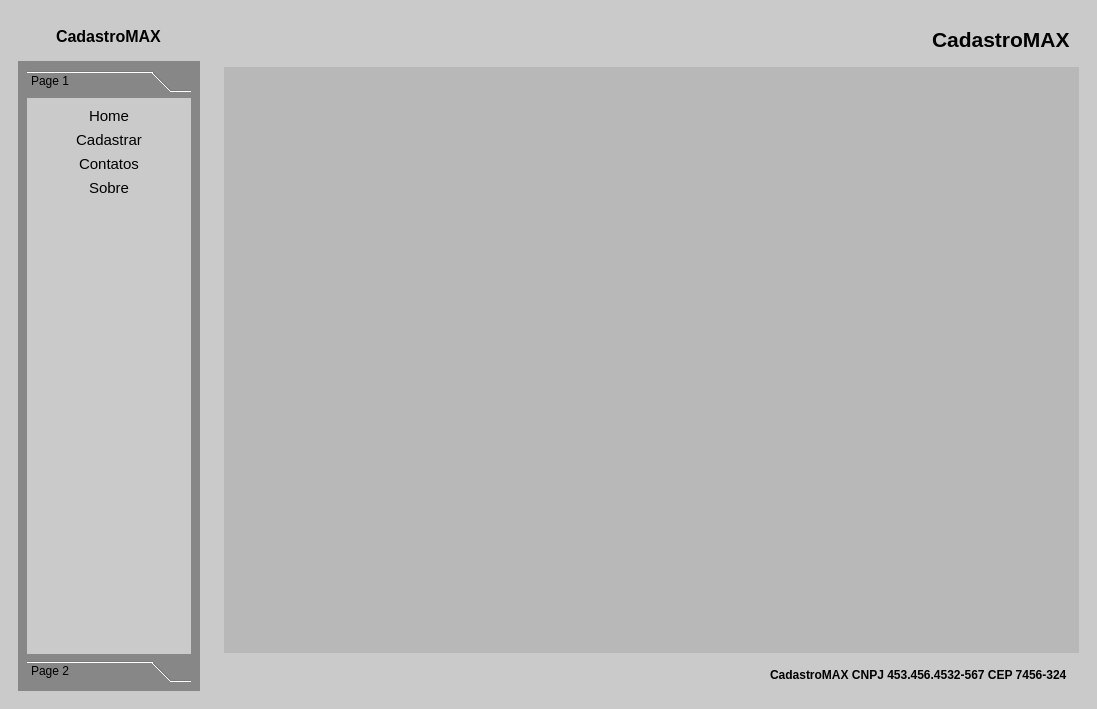
<?xml version="1.0" encoding="UTF-8"?>
<ui version="4.0">
 <class>MainWindow</class>
 <widget class="QMainWindow" name="MainWindow">
  <property name="geometry">
   <rect>
    <x>0</x>
    <y>0</y>
    <width>1097</width>
    <height>709</height>
   </rect>
  </property>
  <property name="windowTitle">
   <string>MainWindow</string>
  </property>
  <property name="styleSheet">
   <string notr="true">
background-color: rgb(202, 202, 202);</string>
  </property>
  <widget class="QWidget" name="Main">
   <property name="styleSheet">
    <string notr="true">*{

	border:none;
}</string>
   </property>
   <layout class="QHBoxLayout" name="horizontalLayout">
    <item>
     <widget class="QFrame" name="LCont">
      <property name="maximumSize">
       <size>
        <width>200</width>
        <height>16777215</height>
       </size>
      </property>
      <property name="frameShape">
       <enum>QFrame::StyledPanel</enum>
      </property>
      <property name="frameShadow">
       <enum>QFrame::Raised</enum>
      </property>
      <layout class="QVBoxLayout" name="verticalLayout_2">
       <item>
        <widget class="QFrame" name="frame">
         <property name="font">
          <font>
           <pointsize>12</pointsize>
          </font>
         </property>
         <property name="frameShape">
          <enum>QFrame::StyledPanel</enum>
         </property>
         <property name="frameShadow">
          <enum>QFrame::Raised</enum>
         </property>
         <layout class="QVBoxLayout" name="verticalLayout_3">
          <item alignment="Qt::AlignHCenter">
           <widget class="QLabel" name="label_3">
            <property name="font">
             <font>
              <pointsize>12</pointsize>
             </font>
            </property>
            <property name="text">
             <string>&lt;html&gt;&lt;head/&gt;&lt;body&gt;&lt;p&gt;&lt;span style=&quot; font-weight:600;&quot;&gt;CadastroMAX&lt;/span&gt;&lt;/p&gt;&lt;/body&gt;&lt;/html&gt;</string>
            </property>
           </widget>
          </item>
         </layout>
        </widget>
       </item>
       <item>
        <widget class="QFrame" name="frame_2">
         <property name="styleSheet">
          <string notr="true">QFrame{
background-color: rgb(135, 135, 135);
}


QToolBox::tab{

	border-raius:5px;

	text-align::left;
}

QToolBox{
	
	text-align:left;
	
	background-color: rgb(135, 135, 135);
}</string>
         </property>
         <property name="frameShape">
          <enum>QFrame::StyledPanel</enum>
         </property>
         <property name="frameShadow">
          <enum>QFrame::Raised</enum>
         </property>
         <layout class="QHBoxLayout" name="horizontalLayout_4">
          <item>
           <widget class="QToolBox" name="toolBox">
            <property name="styleSheet">
             <string notr="true">QPushButton::hover{
	
	background-color: rgb(156, 156, 156);
	border-radius:15px;

}

QPushButton{
border-radius:15px;
}</string>
            </property>
            <property name="currentIndex">
             <number>0</number>
            </property>
            <widget class="QWidget" name="page">
             <property name="geometry">
              <rect>
               <x>0</x>
               <y>0</y>
               <width>156</width>
               <height>528</height>
              </rect>
             </property>
             <attribute name="label">
              <string>Page 1</string>
             </attribute>
             <layout class="QVBoxLayout" name="verticalLayout_4">
              <item>
               <widget class="QPushButton" name="btn_home">
                <property name="minimumSize">
                 <size>
                  <width>120</width>
                  <height>12</height>
                 </size>
                </property>
                <property name="sizeIncrement">
                 <size>
                  <width>0</width>
                  <height>30</height>
                 </size>
                </property>
                <property name="font">
                 <font>
                  <pointsize>11</pointsize>
                 </font>
                </property>
                <property name="cursor">
                 <cursorShape>PointingHandCursor</cursorShape>
                </property>
                <property name="text">
                 <string>Home</string>
                </property>
               </widget>
              </item>
              <item>
               <widget class="QPushButton" name="btn_Cadastro">
                <property name="minimumSize">
                 <size>
                  <width>120</width>
                  <height>12</height>
                 </size>
                </property>
                <property name="sizeIncrement">
                 <size>
                  <width>0</width>
                  <height>30</height>
                 </size>
                </property>
                <property name="font">
                 <font>
                  <pointsize>11</pointsize>
                 </font>
                </property>
                <property name="cursor">
                 <cursorShape>PointingHandCursor</cursorShape>
                </property>
                <property name="text">
                 <string>Cadastrar</string>
                </property>
               </widget>
              </item>
              <item>
               <widget class="QPushButton" name="btn_contatos">
                <property name="minimumSize">
                 <size>
                  <width>120</width>
                  <height>12</height>
                 </size>
                </property>
                <property name="sizeIncrement">
                 <size>
                  <width>0</width>
                  <height>30</height>
                 </size>
                </property>
                <property name="font">
                 <font>
                  <pointsize>11</pointsize>
                 </font>
                </property>
                <property name="cursor">
                 <cursorShape>PointingHandCursor</cursorShape>
                </property>
                <property name="text">
                 <string>Contatos</string>
                </property>
               </widget>
              </item>
              <item>
               <widget class="QPushButton" name="btn_sobre">
                <property name="minimumSize">
                 <size>
                  <width>120</width>
                  <height>12</height>
                 </size>
                </property>
                <property name="sizeIncrement">
                 <size>
                  <width>0</width>
                  <height>30</height>
                 </size>
                </property>
                <property name="font">
                 <font>
                  <pointsize>11</pointsize>
                 </font>
                </property>
                <property name="cursor">
                 <cursorShape>PointingHandCursor</cursorShape>
                </property>
                <property name="text">
                 <string>Sobre</string>
                </property>
               </widget>
              </item>
              <item>
               <spacer name="verticalSpacer">
                <property name="orientation">
                 <enum>Qt::Vertical</enum>
                </property>
                <property name="sizeHint" stdset="0">
                 <size>
                  <width>20</width>
                  <height>40</height>
                 </size>
                </property>
               </spacer>
              </item>
             </layout>
            </widget>
            <widget class="QWidget" name="page_2">
             <property name="geometry">
              <rect>
               <x>0</x>
               <y>0</y>
               <width>156</width>
               <height>528</height>
              </rect>
             </property>
             <attribute name="label">
              <string>Page 2</string>
             </attribute>
             <layout class="QHBoxLayout" name="horizontalLayout_5">
              <item>
               <widget class="QFrame" name="frame_4">
                <property name="styleSheet">
                 <string notr="true">background-color: rgb(255, 255, 255);</string>
                </property>
                <property name="frameShape">
                 <enum>QFrame::StyledPanel</enum>
                </property>
                <property name="frameShadow">
                 <enum>QFrame::Raised</enum>
                </property>
                <widget class="QLabel" name="label_4">
                 <property name="geometry">
                  <rect>
                   <x>0</x>
                   <y>10</y>
                   <width>131</width>
                   <height>351</height>
                  </rect>
                 </property>
                 <property name="styleSheet">
                  <string notr="true"/>
                 </property>
                 <property name="text">
                  <string>&lt;html&gt;&lt;head/&gt;&lt;body&gt;&lt;p align=&quot;center&quot;&gt;&lt;span style=&quot; font-weight:600;&quot;&gt;Usuario: Chepyz&lt;/span&gt;&lt;/p&gt;&lt;p align=&quot;center&quot;&gt;&lt;span style=&quot; font-weight:600;&quot;&gt;&lt;br/&gt;&lt;/span&gt;&lt;/p&gt;&lt;p align=&quot;center&quot;&gt;&lt;span style=&quot; font-weight:600;&quot;&gt;Sistema: Cadastro&lt;/span&gt;&lt;/p&gt;&lt;p align=&quot;center&quot;&gt;&lt;span style=&quot; font-weight:600;&quot;&gt;&lt;br/&gt;&lt;/span&gt;&lt;/p&gt;&lt;p align=&quot;center&quot;&gt;&lt;span style=&quot; font-weight:600;&quot;&gt;Status: Ativo&lt;/span&gt;&lt;/p&gt;&lt;p align=&quot;center&quot;&gt;&lt;span style=&quot; font-weight:600;&quot;&gt;&lt;br/&gt;&lt;/span&gt;&lt;/p&gt;&lt;p align=&quot;center&quot;&gt;&lt;span style=&quot; font-weight:600;&quot;&gt;Val: 13/03/2999&lt;/span&gt;&lt;/p&gt;&lt;p align=&quot;center&quot;&gt;&lt;span style=&quot; font-weight:600;&quot;&gt;&lt;br/&gt;&lt;/span&gt;&lt;/p&gt;&lt;p align=&quot;center&quot;&gt;&lt;span style=&quot; font-weight:600;&quot;&gt;&lt;br/&gt;&lt;/span&gt;&lt;/p&gt;&lt;p&gt;&lt;span style=&quot; font-weight:600;&quot;&gt;&lt;br/&gt;&lt;/span&gt;&lt;/p&gt;&lt;p align=&quot;center&quot;&gt;&lt;span style=&quot; font-weight:600;&quot;&gt;&lt;br/&gt;&lt;/span&gt;&lt;/p&gt;&lt;/body&gt;&lt;/html&gt;</string>
                 </property>
                </widget>
               </widget>
              </item>
             </layout>
            </widget>
           </widget>
          </item>
         </layout>
        </widget>
       </item>
      </layout>
     </widget>
    </item>
    <item>
     <widget class="QFrame" name="RCont">
      <property name="frameShape">
       <enum>QFrame::StyledPanel</enum>
      </property>
      <property name="frameShadow">
       <enum>QFrame::Raised</enum>
      </property>
      <layout class="QVBoxLayout" name="verticalLayout">
       <item>
        <widget class="QFrame" name="Cabec">
         <property name="minimumSize">
          <size>
           <width>0</width>
           <height>0</height>
          </size>
         </property>
         <property name="font">
          <font>
           <pointsize>32</pointsize>
          </font>
         </property>
         <property name="frameShape">
          <enum>QFrame::StyledPanel</enum>
         </property>
         <property name="frameShadow">
          <enum>QFrame::Raised</enum>
         </property>
         <layout class="QHBoxLayout" name="horizontalLayout_2">
          <item alignment="Qt::AlignLeft">
           <widget class="QPushButton" name="pushButton">
            <property name="styleSheet">
             <string notr="true">QPushButton:hover{
background-color: rgb(185, 185, 185);
}</string>
            </property>
            <property name="text">
             <string/>
            </property>
            <property name="icon">
             <iconset>
              <normaloff>:/icons/icons/barra-de-menu.png</normaloff>:/icons/icons/barra-de-menu.png</iconset>
            </property>
            <property name="iconSize">
             <size>
              <width>32</width>
              <height>32</height>
             </size>
            </property>
           </widget>
          </item>
          <item alignment="Qt::AlignRight">
           <widget class="QLabel" name="label">
            <property name="font">
             <font>
              <pointsize>16</pointsize>
             </font>
            </property>
            <property name="text">
             <string>&lt;html&gt;&lt;head/&gt;&lt;body&gt;&lt;p&gt;&lt;span style=&quot; font-weight:600;&quot;&gt;CadastroMAX&lt;/span&gt;&lt;/p&gt;&lt;/body&gt;&lt;/html&gt;</string>
            </property>
           </widget>
          </item>
         </layout>
        </widget>
       </item>
       <item>
        <widget class="QFrame" name="Main_2">
         <property name="sizePolicy">
          <sizepolicy hsizetype="Preferred" vsizetype="Expanding">
           <horstretch>0</horstretch>
           <verstretch>0</verstretch>
          </sizepolicy>
         </property>
         <property name="styleSheet">
          <string notr="true">background-color: rgb(184, 184, 184);</string>
         </property>
         <property name="frameShape">
          <enum>QFrame::StyledPanel</enum>
         </property>
         <property name="frameShadow">
          <enum>QFrame::Raised</enum>
         </property>
         <layout class="QVBoxLayout" name="verticalLayout_5">
          <item>
           <widget class="QStackedWidget" name="Pages">
            <property name="currentIndex">
             <number>0</number>
            </property>
            <widget class="QWidget" name="Home">
             <layout class="QVBoxLayout" name="verticalLayout_7">
              <item>
               <widget class="QLabel" name="Icon">
                <property name="text">
                 <string>&lt;html&gt;&lt;head/&gt;&lt;body&gt;&lt;p align=&quot;center&quot;&gt;&lt;img src=&quot;:/icon/icons/Consulta MAX (512 × 512 px) (1).png&quot;/&gt;&lt;/p&gt;&lt;/body&gt;&lt;/html&gt;</string>
                </property>
               </widget>
              </item>
             </layout>
            </widget>
            <widget class="QWidget" name="Cadastro">
             <property name="styleSheet">
              <string notr="true">QLineEdit{
	background-color: rgb(255, 255, 255);
}

QFrame{
	
	background-color: rgb(218, 218, 218);
}</string>
             </property>
             <layout class="QVBoxLayout" name="verticalLayout_8">
              <item>
               <widget class="QTabWidget" name="tabWidget">
                <property name="minimumSize">
                 <size>
                  <width>0</width>
                  <height>0</height>
                 </size>
                </property>
                <property name="cursor">
                 <cursorShape>PointingHandCursor</cursorShape>
                </property>
                <property name="currentIndex">
                 <number>0</number>
                </property>
                <widget class="QWidget" name="tab">
                 <attribute name="title">
                  <string>Casastro</string>
                 </attribute>
                 <layout class="QVBoxLayout" name="verticalLayout_11">
                  <item>
                   <widget class="QFrame" name="frame_6">
                    <property name="frameShape">
                     <enum>QFrame::StyledPanel</enum>
                    </property>
                    <property name="frameShadow">
                     <enum>QFrame::Raised</enum>
                    </property>
                    <layout class="QGridLayout" name="gridLayout">
                     <item row="0" column="0" colspan="4">
                      <widget class="QLabel" name="title">
                       <property name="text">
                        <string>&lt;html&gt;&lt;head/&gt;&lt;body&gt;&lt;p align=&quot;center&quot;&gt;&lt;span style=&quot; font-size:18pt; font-weight:600;&quot;&gt;Empresa&lt;/span&gt;&lt;/p&gt;&lt;/body&gt;&lt;/html&gt;</string>
                       </property>
                      </widget>
                     </item>
                     <item row="1" column="0">
                      <widget class="QLineEdit" name="linNome">
                       <property name="placeholderText">
                        <string>CNPJ</string>
                       </property>
                      </widget>
                     </item>
                     <item row="1" column="1" colspan="3">
                      <widget class="QLineEdit" name="linNome_2">
                       <property name="placeholderText">
                        <string>NOME</string>
                       </property>
                      </widget>
                     </item>
                     <item row="2" column="0" colspan="4">
                      <widget class="QLineEdit" name="linLogra">
                       <property name="placeholderText">
                        <string>LOGRADOURO</string>
                       </property>
                      </widget>
                     </item>
                     <item row="3" column="0" colspan="2">
                      <widget class="QLineEdit" name="linNum">
                       <property name="placeholderText">
                        <string>NUMERO</string>
                       </property>
                      </widget>
                     </item>
                     <item row="3" column="2">
                      <widget class="QLineEdit" name="linCompl">
                       <property name="placeholderText">
                        <string>COMPLEMENTO</string>
                       </property>
                      </widget>
                     </item>
                     <item row="3" column="3">
                      <widget class="QLineEdit" name="linBairro">
                       <property name="placeholderText">
                        <string>BAIRRO</string>
                       </property>
                      </widget>
                     </item>
                     <item row="4" column="0" colspan="2">
                      <widget class="QLineEdit" name="linMunic">
                       <property name="placeholderText">
                        <string>MUNICIPIO</string>
                       </property>
                      </widget>
                     </item>
                     <item row="4" column="2">
                      <widget class="QLineEdit" name="linUF">
                       <property name="placeholderText">
                        <string>UF</string>
                       </property>
                      </widget>
                     </item>
                     <item row="4" column="3">
                      <widget class="QLineEdit" name="linCep">
                       <property name="placeholderText">
                        <string>CEP</string>
                       </property>
                      </widget>
                     </item>
                     <item row="5" column="0">
                      <widget class="QLineEdit" name="linTel">
                       <property name="placeholderText">
                        <string>TELEFONE</string>
                       </property>
                      </widget>
                     </item>
                     <item row="5" column="1" colspan="3">
                      <widget class="QLineEdit" name="linEmail">
                       <property name="placeholderText">
                        <string>EMAIL</string>
                       </property>
                      </widget>
                     </item>
                    </layout>
                   </widget>
                  </item>
                  <item alignment="Qt::AlignHCenter">
                   <widget class="QPushButton" name="Cadast">
                    <property name="minimumSize">
                     <size>
                      <width>120</width>
                      <height>31</height>
                     </size>
                    </property>
                    <property name="font">
                     <font>
                      <pointsize>11</pointsize>
                     </font>
                    </property>
                    <property name="styleSheet">
                     <string notr="true">QPushButton:hover{
background-color: rgb(156, 156, 156);
	color: rgb(255, 255, 255);
border-radius:15px;
}
QPushButton{
border-radius:15px;
background-color: rgb(255, 255, 255);
}</string>
                    </property>
                    <property name="text">
                     <string>Cadastrar</string>
                    </property>
                   </widget>
                  </item>
                 </layout>
                </widget>
                <widget class="QWidget" name="tab_2">
                 <attribute name="title">
                  <string>Empresas</string>
                 </attribute>
                 <layout class="QVBoxLayout" name="verticalLayout_10">
                  <item>
                   <widget class="QLabel" name="Titl">
                    <property name="text">
                     <string>&lt;html&gt;&lt;head/&gt;&lt;body&gt;&lt;p align=&quot;center&quot;&gt;&lt;span style=&quot; font-size:18pt; font-weight:600;&quot;&gt;Empresas&lt;/span&gt;&lt;/p&gt;&lt;/body&gt;&lt;/html&gt;</string>
                    </property>
                   </widget>
                  </item>
                  <item>
                   <layout class="QHBoxLayout" name="horizontalLayout_6">
                    <item>
                     <widget class="QTableWidget" name="painel">
                      <property name="styleSheet">
                       <string notr="true">QHeaderView::section {
background-color: rgb(112, 112, 112);
color:rgb(255, 255, 255)
}

QTableWidget{
background-color: rgb(236, 236, 236);
}</string>
                      </property>
                      <column>
                       <property name="text">
                        <string>CNPJ</string>
                       </property>
                      </column>
                      <column>
                       <property name="text">
                        <string>NOME</string>
                       </property>
                      </column>
                      <column>
                       <property name="text">
                        <string>MUNICIPIO</string>
                       </property>
                      </column>
                      <column>
                       <property name="text">
                        <string>lOGRADOURO</string>
                       </property>
                      </column>
                      <column>
                       <property name="text">
                        <string>COMPLEMENTO</string>
                       </property>
                      </column>
                      <column>
                       <property name="text">
                        <string>BAIRRO</string>
                       </property>
                      </column>
                      <column>
                       <property name="text">
                        <string>EMAIL</string>
                       </property>
                      </column>
                      <column>
                       <property name="text">
                        <string>NUMERO</string>
                       </property>
                      </column>
                      <column>
                       <property name="text">
                        <string>TELEFONE</string>
                       </property>
                      </column>
                     </widget>
                    </item>
                    <item>
                     <widget class="QFrame" name="frame_5">
                      <property name="styleSheet">
                       <string notr="true">QFrame{
background-color: rgb(255, 255, 255);
}

QPushButton{
border-radius:15px;
	background-color: rgb(218, 218, 218);
}</string>
                      </property>
                      <property name="frameShape">
                       <enum>QFrame::StyledPanel</enum>
                      </property>
                      <property name="frameShadow">
                       <enum>QFrame::Raised</enum>
                      </property>
                      <layout class="QVBoxLayout" name="verticalLayout_9">
                       <item>
                        <widget class="QPushButton" name="btnGer">
                         <property name="minimumSize">
                          <size>
                           <width>120</width>
                           <height>30</height>
                          </size>
                         </property>
                         <property name="font">
                          <font>
                           <pointsize>10</pointsize>
                          </font>
                         </property>
                         <property name="styleSheet">
                          <string notr="true">QPushButton:hover{
background-color: rgb(70, 212, 104);
border-radius:15px;
}</string>
                         </property>
                         <property name="text">
                          <string>Gerar Excel</string>
                         </property>
                        </widget>
                       </item>
                       <item>
                        <widget class="QPushButton" name="btnAlt">
                         <property name="minimumSize">
                          <size>
                           <width>120</width>
                           <height>30</height>
                          </size>
                         </property>
                         <property name="font">
                          <font>
                           <pointsize>10</pointsize>
                          </font>
                         </property>
                         <property name="styleSheet">
                          <string notr="true">QPushButton:hover{
background-color: rgb(231, 231, 31);
border-radius:15px;
}</string>
                         </property>
                         <property name="text">
                          <string>Alterar</string>
                         </property>
                        </widget>
                       </item>
                       <item>
                        <widget class="QPushButton" name="btnExcl">
                         <property name="minimumSize">
                          <size>
                           <width>120</width>
                           <height>30</height>
                          </size>
                         </property>
                         <property name="font">
                          <font>
                           <pointsize>10</pointsize>
                          </font>
                         </property>
                         <property name="styleSheet">
                          <string notr="true">QPushButton:hover{
background-color: rgb(220, 0, 0);
border-radius:15px;
	color: rgb(255, 255, 255);
}</string>
                         </property>
                         <property name="text">
                          <string>Excluir</string>
                         </property>
                        </widget>
                       </item>
                       <item>
                        <spacer name="spacer1">
                         <property name="orientation">
                          <enum>Qt::Vertical</enum>
                         </property>
                         <property name="sizeHint" stdset="0">
                          <size>
                           <width>20</width>
                           <height>40</height>
                          </size>
                         </property>
                        </spacer>
                       </item>
                      </layout>
                     </widget>
                    </item>
                   </layout>
                  </item>
                 </layout>
                </widget>
               </widget>
              </item>
             </layout>
            </widget>
            <widget class="QWidget" name="Contatos">
             <layout class="QVBoxLayout" name="verticalLayout_12">
              <item>
               <widget class="QLabel" name="cntt">
                <property name="text">
                 <string>&lt;html&gt;&lt;head/&gt;&lt;body&gt;&lt;p align=&quot;center&quot;&gt;&lt;span style=&quot; font-size:22pt; font-weight:600;&quot;&gt;Contatos&lt;/span&gt;&lt;/p&gt;&lt;p align=&quot;center&quot;&gt;&lt;br/&gt;&lt;/p&gt;&lt;p align=&quot;center&quot;&gt;&lt;br/&gt;&lt;/p&gt;&lt;p align=&quot;center&quot;&gt;&lt;img src=&quot;:/icon/icons/instagram.png&quot;/&gt; - &lt;span style=&quot; font-size:16pt; font-weight:600;&quot;&gt;cadastromax_&lt;/span&gt;&lt;/p&gt;&lt;p align=&quot;center&quot;&gt;&lt;span style=&quot; font-weight:600;&quot;&gt;&lt;br/&gt;&lt;/span&gt;&lt;/p&gt;&lt;p align=&quot;center&quot;&gt;&lt;img src=&quot;:/icon/icons/o-email.png&quot;/&gt; - &lt;span style=&quot; font-size:16pt; font-weight:600;&quot;&gt;cadastromax@suporte.com&lt;/span&gt;&lt;/p&gt;&lt;p align=&quot;center&quot;&gt;&lt;span style=&quot; font-weight:600;&quot;&gt;&lt;br/&gt;&lt;/span&gt;&lt;/p&gt;&lt;p align=&quot;center&quot;&gt;&lt;img src=&quot;:/icon/icons/youtube.png&quot;/&gt; - &lt;span style=&quot; font-size:16pt; font-weight:600;&quot;&gt;CadastroMAX&lt;/span&gt;&lt;/p&gt;&lt;/body&gt;&lt;/html&gt;</string>
                </property>
               </widget>
              </item>
             </layout>
            </widget>
            <widget class="QWidget" name="Sobre">
             <layout class="QVBoxLayout" name="verticalLayout_6">
              <item>
               <widget class="QLabel" name="label_5">
                <property name="text">
                 <string>&lt;html&gt;&lt;head/&gt;&lt;body&gt;&lt;p align=&quot;center&quot;&gt;&lt;span style=&quot; font-size:22pt;&quot;&gt;Sobre a CadastroMAX&lt;/span&gt;&lt;/p&gt;&lt;/body&gt;&lt;/html&gt;</string>
                </property>
               </widget>
              </item>
              <item>
               <widget class="QLabel" name="label_10">
                <property name="text">
                 <string>&lt;html&gt;&lt;head/&gt;&lt;body&gt;&lt;p align=&quot;center&quot;&gt;&lt;span style=&quot; font-size:12pt;&quot;&gt;Nos somos uma empresa qualificada em consultas e cadastros de empresas&lt;/span&gt;&lt;/p&gt;&lt;p align=&quot;center&quot;&gt;&lt;span style=&quot; font-size:12pt;&quot;&gt; em bancos de dados registrados, trabalhamos com a criacao dos bancos com o intuito de&lt;/span&gt;&lt;/p&gt;&lt;p align=&quot;center&quot;&gt;&lt;span style=&quot; font-size:12pt;&quot;&gt; organizar, acelerar e facilitar o processo de cadastros das empresas.&lt;/span&gt;&lt;/p&gt;&lt;/body&gt;&lt;/html&gt;</string>
                </property>
               </widget>
              </item>
             </layout>
            </widget>
           </widget>
          </item>
         </layout>
        </widget>
       </item>
       <item>
        <widget class="QFrame" name="frame_3">
         <property name="frameShape">
          <enum>QFrame::StyledPanel</enum>
         </property>
         <property name="frameShadow">
          <enum>QFrame::Raised</enum>
         </property>
         <layout class="QHBoxLayout" name="horizontalLayout_3">
          <item alignment="Qt::AlignRight">
           <widget class="QLabel" name="Inf">
            <property name="font">
             <font>
              <pointsize>9</pointsize>
             </font>
            </property>
            <property name="text">
             <string>&lt;html&gt;&lt;head/&gt;&lt;body&gt;&lt;p&gt;&lt;span style=&quot; font-weight:600;&quot;&gt;CadastroMAX  CNPJ 453.456.4532-567  CEP 7456-324 &lt;/span&gt;&lt;/p&gt;&lt;/body&gt;&lt;/html&gt;</string>
            </property>
           </widget>
          </item>
         </layout>
        </widget>
       </item>
      </layout>
     </widget>
    </item>
   </layout>
  </widget>
 </widget>
 <resources>
  <include location="icons_.qrc"/>
 </resources>
 <connections/>
</ui>
